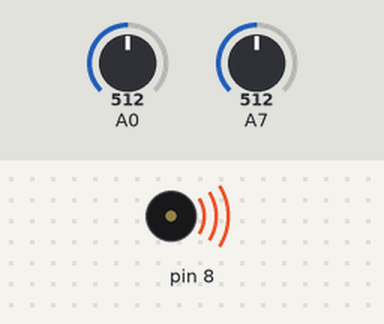
Bench run of a sketch on a simulated Arduino Nano, built with avr-gcc and run on an emulated ATmega328P. On the bench: buzzer (waves = sounding). The test bench sets the inputs (shaded band); at power-on: A0 = 512, A7 = 512.

Above: at 0.1 s.
At 1.5 s:
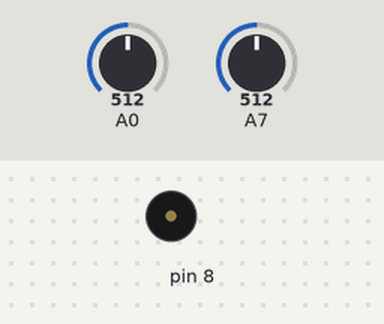
Timing chart, 0 to 3.0 s (numbered marks = the images above):
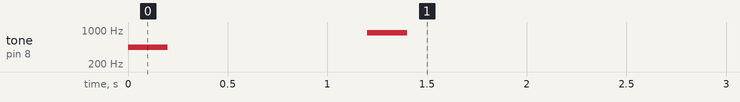

The sketch:

theremin.ino
```cpp
/*
 Theremin à commande optique destiné à l'initiation à la micro informatique et l'électronique.

 Développé à la http://ingenierie.he-arc.ch/

 Haut-parleur 8 ohms connecté à D8  (via 220 ohms en série avec 10uF)
 Photo transistor "note" sur A7     (pull-up de 47kohms)
 Photo transistor "volume"          (On-Off) sur A0 (pull-up de 47kohms)

Dans le menu Outils de l'IDE :
- Type de carte : "Arduino Nano"
- Processeur :    "ATmega328P (OldBootloader)"
- Port :          "COM X"           (choisir le plus grand nombre proposé pour X)
*/

#include <math.h>         // bibliothèques des fonctions mathématiques de base

/*
 * VARIABLES : Déclaration des variables qui seront utilisées dans le code
 */
long frMin = 440;         // fréquences minimale et maximale en Hz                                        (par défaut : 440 et 1200)
long frMax = 1200;

int minLight;             // valeurs minimale et maximale lues sur le phototransistor (PT)
int maxLight;

long onOff;               // valeur de seuil pour la commande de la note (lue par le PT)

int perVibrato = 15;      // vibrato                                                                      (par défaut : 15 et 10)
int ampVibrato = 10;

bool invFreq = false;     // note grave (au lieu d'aigüe) quand le phototransistor A7 est couvert         (par défaut : false)
bool invOnOff = false;    // coupe le son (au lieu de l'activer) quand le phototransistor A0 est couvert  (par défaut : false)

bool mute = true;         // coupe le son si la note est proche des extrêmes (+/- seuil)                  (par défaut : true)
bool snap = true;         // joue une note de la gamme chromatique (au lieu d'une fréquence)              (par défaut : true)

int seuil;                // valeur utilisée par mute
int notes[127];           // tableau des fréquences des notes de la gamme chromatique

/*
 * FONCTIONS PRINCIPALES
 */
 //SETUP : Exécution au démarrage ou reset
void setup()
{
  // 1. Calibrage
  calibrage();

  //2. Initialisation des seuils
  onOff = (minLight + maxLight) / 2;      // le seuil se situe au milieu des deux valeurs lues lors du calibrage
  seuil = (maxLight - minLight) / 8;      // les valeurs proches des seuils minimum et maximum ne produiront pas de son

  //3. Initialisation des notes
  initNotes();
}

//LOOP : Exécution en boucle
void loop()
{
  onOff = (minLight + maxLight) / 2;
  // Serial.println(onOff);

  //1. Récupération des valeurs envoyées par les phototranonsistors
  int lectureNote = analogRead(A7);       // hauteur de la note
  int lectureOnOff = analogRead(A0);      // volume du son (ON/OFF)

  bool noteOn = true;

  //2. Conversion de la lecture en fréquence
  int freq = map(lectureNote, minLight, maxLight, frMin, frMax);

  //3. Sortie du son
  if (invFreq)                            // si vrai, on inverse la fréquence (initilisé à FALSE par défaut)
  {
    freq = frMin + frMax - freq;
  }
  if (invOnOff)                           // vrai si le phototransistor est couvert  (initialisé à FALSE par défaut)
  {
    noteOn = (lectureOnOff < onOff);
  }
  else                                    // vrai si le phototransistor est découvert
  {
    noteOn = (lectureOnOff > onOff);
  }
  if (snap)                               // si vrai, on prend la valeur la plus proche (initialisé à TRUE par défaut)
  {
    freq = closest(freq);
  }
  if (noteOn)                             // si vrai, on joue la note
  {
    tone(8, freq, 10);
  }
}

/*
 * FONCTIONS : fonctions annexes utilisées dans les deux fonctions principales
 */
// CALIBRAGE : Exécution lors du SETUP afin de calibrer les phototransistors. Au branchement, on mesure la valeur des phototransistors recouverts et decouverts
void calibrage()
{
  //1. Récupération de la valeur de la lumière lorsque les phototransistors sont couverts
  tone(8, 440, 200);              // bip sonore qui annonce le début du calibrage (La grave)
  delay(1200);                    // délai pour couvrir les phototransistors
  minLight = analogRead(A7);      // récupération de la valeur minimum

  //2. Récupération de la valeur de la lumière lorsque les phototransistors sont découverts
  tone(8, 880, 200);              // bip sonore qui annonce le début du calibrage (La aigu)
  delay(1200);                    // délai pour découvrir les phototransistors
  maxLight = analogRead(A7);      // récupération de la valeur maximum

  //3. Vérification des valeurs obtenues - dans le cas où la mesure s'est faite à l'envers, on inverse les valeurs
  if (maxLight < minLight)
  {
    int tmp  = minLight;
    minLight = maxLight;
    maxLight = tmp;
  }
}

//INITIALISATION DES NOTES : Exécution lors du SETUP après la phase de CALIBRATION, initilise le tableau des fréquences de notes
void initNotes()
{
  //1. Définition de la note de base (La3 - 440Hz)
  int a = 440;

  //2. Remplissage du tableau de notes : d'après http://subsynth.sourceforge.net/midinote2freq.html
  for (int i = 0; i < 127; i++)
  {
    notes[i] = a * pow(2, (i - 69) / 12.);
  }
}

//CLOSEST : Exécution dans le LOOP, permet de trouver la fréquence la plus proche d'une des notes contenues dans le tableau
int closest(int freq)
{
  //1. Définition des variables utilisées
  int lo = 0, hi = 126, mid;

  //2. Recherche de la bonne fréquence à renvoyer
  while (hi - lo > 1)
  {
    mid = floor((lo + hi) / 2);

    if (notes[mid] < freq)                    // réduction de la zone de recherche sur la moitié du tableau
    {
      lo = mid ;
    }
    else
    {
      hi = mid;
    }
  }

  if (freq - notes[lo] <= notes[hi] - freq)   // retourne la fréquence la plus proche de celle qui a été mesurée
  {
    return notes[lo];
  }
  else
  {
    return notes[hi];
  }
}
```
